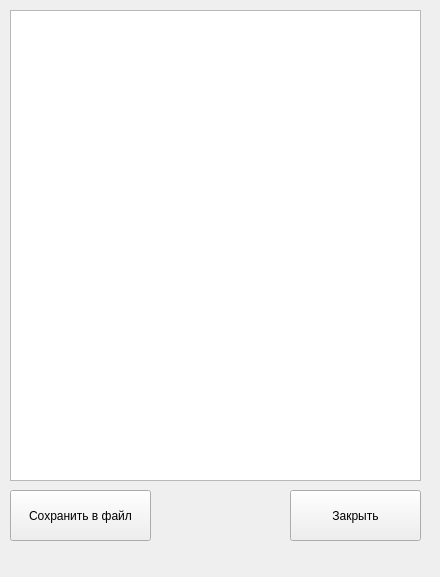
<?xml version="1.0" encoding="UTF-8"?>
<ui version="4.0">
 <class>CreateList</class>
 <widget class="QMainWindow" name="CreateList">
  <property name="geometry">
   <rect>
    <x>0</x>
    <y>0</y>
    <width>440</width>
    <height>577</height>
   </rect>
  </property>
  <property name="windowTitle">
   <string>Список оборудования</string>
  </property>
  <widget class="QWidget" name="centralwidget">
   <widget class="QPushButton" name="saveBut">
    <property name="geometry">
     <rect>
      <x>10</x>
      <y>490</y>
      <width>141</width>
      <height>51</height>
     </rect>
    </property>
    <property name="text">
     <string>Сохранить в файл</string>
    </property>
   </widget>
   <widget class="QTableView" name="tableView">
    <property name="geometry">
     <rect>
      <x>10</x>
      <y>10</y>
      <width>411</width>
      <height>471</height>
     </rect>
    </property>
   </widget>
   <widget class="QPushButton" name="closeBut">
    <property name="geometry">
     <rect>
      <x>290</x>
      <y>490</y>
      <width>131</width>
      <height>51</height>
     </rect>
    </property>
    <property name="text">
     <string>Закрыть</string>
    </property>
   </widget>
  </widget>
  <widget class="QMenuBar" name="menubar">
   <property name="geometry">
    <rect>
     <x>0</x>
     <y>0</y>
     <width>440</width>
     <height>26</height>
    </rect>
   </property>
  </widget>
 </widget>
 <resources/>
 <connections/>
</ui>
